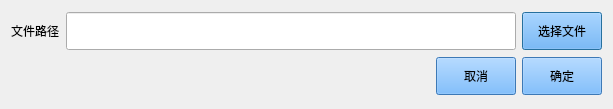
<?xml version="1.0" encoding="UTF-8"?>
<ui version="4.0">
 <class>Dialog</class>
 <widget class="QDialog" name="Dialog">
  <property name="geometry">
   <rect>
    <x>0</x>
    <y>0</y>
    <width>613</width>
    <height>109</height>
   </rect>
  </property>
  <property name="windowTitle">
   <string>离线识别</string>
  </property>
  <layout class="QVBoxLayout" name="verticalLayout">
   <item>
    <layout class="QHBoxLayout" name="horizontalLayout_2">
     <item>
      <widget class="QLabel" name="label">
       <property name="minimumSize">
        <size>
         <width>0</width>
         <height>30</height>
        </size>
       </property>
       <property name="text">
        <string>文件路径</string>
       </property>
      </widget>
     </item>
     <item>
      <widget class="QLineEdit" name="lineEdit_path">
       <property name="minimumSize">
        <size>
         <width>0</width>
         <height>38</height>
        </size>
       </property>
       <property name="styleSheet">
        <string notr="true">color: rgb(255, 0, 0);</string>
       </property>
      </widget>
     </item>
     <item>
      <widget class="QPushButton" name="pushButto_select">
       <property name="minimumSize">
        <size>
         <width>0</width>
         <height>38</height>
        </size>
       </property>
       <property name="styleSheet">
        <string notr="true">background-color: rgb(85, 170, 255);</string>
       </property>
       <property name="text">
        <string>选择文件</string>
       </property>
      </widget>
     </item>
    </layout>
   </item>
   <item>
    <layout class="QHBoxLayout" name="horizontalLayout">
     <item>
      <spacer name="horizontalSpacer">
       <property name="orientation">
        <enum>Qt::Horizontal</enum>
       </property>
       <property name="sizeHint" stdset="0">
        <size>
         <width>40</width>
         <height>20</height>
        </size>
       </property>
      </spacer>
     </item>
     <item>
      <widget class="QPushButton" name="pushButto_cancel">
       <property name="minimumSize">
        <size>
         <width>0</width>
         <height>38</height>
        </size>
       </property>
       <property name="styleSheet">
        <string notr="true">background-color: rgb(85, 170, 255);</string>
       </property>
       <property name="text">
        <string>取消</string>
       </property>
      </widget>
     </item>
     <item>
      <widget class="QPushButton" name="pushButto_sure">
       <property name="minimumSize">
        <size>
         <width>0</width>
         <height>38</height>
        </size>
       </property>
       <property name="styleSheet">
        <string notr="true">background-color: rgb(85, 170, 255);</string>
       </property>
       <property name="text">
        <string>确定</string>
       </property>
      </widget>
     </item>
    </layout>
   </item>
  </layout>
 </widget>
 <resources/>
 <connections/>
</ui>
